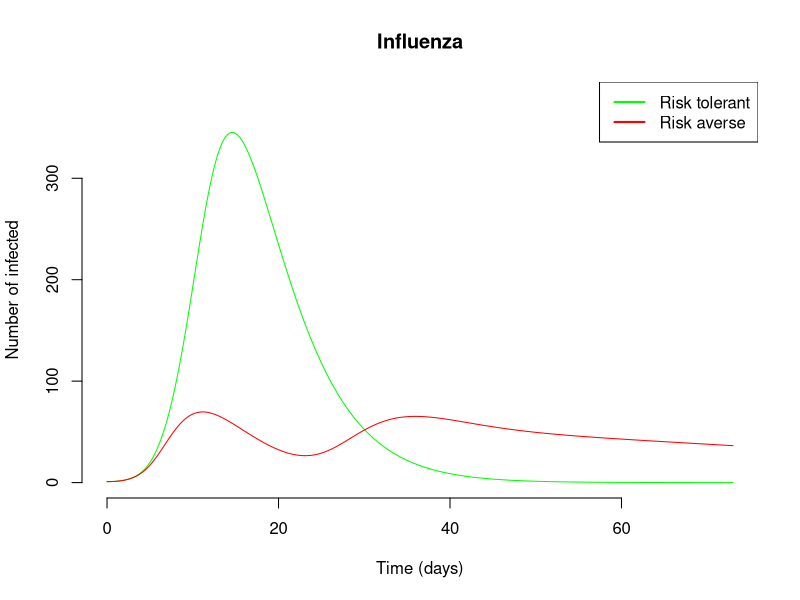
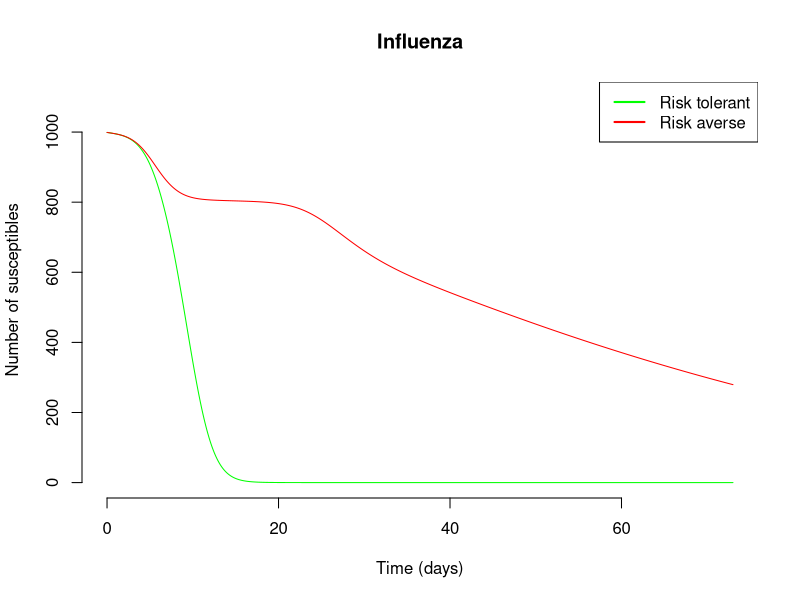

Here is the R script that generated these plots, in order:
library(deSolve)# Load libary to be used for numerical integration

seirv_params <- list(
  a = 50,
  c = 30,
  beta_AA = 2,
  beta_AT = 2,
  beta_TA = 2,
  beta_TT = 2,
  gamma = 1/4,#incubation rate 
  tau = 0,#loss immunity rate
  delta = 1/10,#recovery rate
  nu = 0,#vaccination rate
  b = 0,#birth rate
  epsilon = 0.1#disease death rate 
)

#Initial state
flu_zero <- c(S_A = 999, E_A = 0, I_A = 1, R_A = 0, V_A = 0,
              S_T = 999, E_T = 0, I_T = 1, R_T = 0, V_T = 0)


fn.control <- function(t, cMax, cRate, cHalf){
  min(1,1-cMax/(1+exp(-cRate*(t-cHalf))))
}

seirv <- function(t, y, parms){
  with(c(as.list(y), parms), {
    N_A <- S_A + E_A + I_A + R_A + V_A
    N_T <- S_T + E_T + I_T + R_T + V_T
    N <- N_A + N_T
    I <- I_A+I_T
    mu = b#background death rate
    # lambda_AA <- beta_AA*I_A/N_A; lambda_TA <- beta_TA*I_T/N_T;
    # lambda_TT <- beta_TT*I_T/N_T; lambda_AT <- beta_AT*I_A/N_A;
    # lambda_AA <- beta_AA * exp(-a*I_A/N_A); lambda_TA <- beta_TA * exp(-a*I_T/N_T);
    # lambda_TT <- beta_TT * exp(-a*I_T/N_T); lambda_AT <- beta_AT * exp(-a*I_A/N_A);
    lambda_AA <- beta_AA * exp(-a*I/N)* I_A/N_A; 
    lambda_TA <- beta_TA * exp(-c*I/N)*I_T/N_T;
    lambda_TT <- beta_TT*I_T/N_T ; 
    lambda_AT <- beta_AT *exp(-c*I/N)*I_A/N_A;
    #
    # FOI_AA <- lambda_AA * fn.control(t,1.0, 0.2,0.5) * (I_A+I_T)/(N_A+N_T); FOI_TA <- lambda_TA * fn.control(t,1.0, 0.2,0.5) * (I_A+I_T)/(N_A+N_T);
    # FOI_TT <- lambda_TT * fn.control(t,1.0, 0.2,0.5) * (I_A+I_T)/(N_A+N_T); FOI_AT <- lambda_AT * fn.control(t,1.0, 0.2,0.5) * (I_A+I_T)/(N_A+N_T);
    # FOI_AA <- lambda_AA * I/N; FOI_TA <- lambda_TA * I_T/N;
    # FOI_TT <- lambda_TT * I/N; FOI_AT <- lambda_AT * I_A/N;
    # risk averse
    dS_Adt <- (b*N_A + tau * V_A) - (mu + nu + lambda_AA + lambda_TA)*S_A 
    dE_Adt <- (lambda_AA + lambda_TA) * S_A - (gamma + mu) * E_A
    # dS_Adt <- (b*N_A + tau * V_A) - (mu + nu + FOI_AA + FOI_TA)*S_A
    # dE_Adt <- (FOI_AA + FOI_TA) * S_A - (gamma + mu) * E_A
    dI_Adt <- gamma * E_A - (delta + epsilon + mu) * I_A
    dR_Adt <- delta * I_A - mu * R_A
    dV_Adt <- nu * S_A - (tau + mu) * V_A
    #risk tolerant
    dS_Tdt <- (b*N_T + tau * V_T) - (mu + nu + lambda_TT + lambda_AT)*S_T
    dE_Tdt <- (lambda_TT + lambda_AT) * S_T - (gamma + mu) * E_T
    # dS_Tdt <- (b*N_T + tau * V_T) - (mu + nu + FOI_TT + FOI_AT)*S_T
    # dE_Tdt <- (FOI_TT + FOI_AT) * S_T - (gamma + mu) * E_T
    dI_Tdt <- gamma * E_T - (delta + epsilon + mu) * I_T
    dR_Tdt <- delta * I_T - mu * R_T
    dV_Tdt <- nu * S_T - (tau + mu) * V_T
    return(list(c(dS_Adt, dE_Adt, dI_Adt, dR_Adt, dV_Adt, dS_Tdt, dE_Tdt, dI_Tdt, dR_Tdt, dV_Tdt)))
  })
}

seirv(0.1, flu_zero, seirv_params)

#Set the time
num_years <- 0.2
time.out <- seq(0, num_years*365, by=0.1)

ts_seirv <- data.frame(lsoda(
  y = flu_zero,               # Initial conditions for population
  times = time.out,             # Timepoints for evaluation
  func = seirv,                   # Function to evaluate
  parms = seirv_params      # Vector of parameters
))


max_y <- max(c(max(ts_seirv$I_T), max(ts_seirv$I_A)))


plot(ts_seirv$time,               # Time on the x axis
     ts_seirv$I_T,                  # Number infected (I) on the y axis
     xlab = "Time (days)",     # Label the x axis
     ylab = "Number of infected",  # Label the y axis
     main = "Influenza",    # Plot title
     xlim = c(0, num_years*365),           #
     ylim = c(0, max_y * 1.1),
     col="green",
     type = "l",                # Use a line plot
     bty = "n")                 # Remove the box around the plot


lines(ts_seirv$time, ts_seirv$I_A, col="red")

legend("topright", legend = c("Risk tolerant", "Risk averse"), col = c("green", "red"), lwd = 2)

max_y <- max(c(max(ts_seirv$S_T), max(ts_seirv$S_A)))

plot(ts_seirv$time,               # Time on the x axis
     ts_seirv$S_T,                  # Number infected (I) on the y axis
     xlab = "Time (days)",     # Label the x axis
     ylab = "Number of susceptibles",  # Label the y axis
     main = "Influenza",    # Plot title
     xlim = c(0, num_years*365),           #
     ylim = c(0, max_y * 1.1),
     col="green",
     type = "l",                # Use a line plot
     bty = "n")                 # Remove the box around the plot


lines(ts_seirv$time, ts_seirv$S_A, col="red")

legend("topright", legend = c("Risk tolerant", "Risk averse"), col = c("green", "red"), lwd = 2)

##
# Plot the results
# out_long <- tidyr::pivot_longer(ts_seirv, cols = -time, names_to = "compartment", values_to = "value")
# 
# ggplot(out_long, aes(x = time, y = value, color = compartment)) +
#   geom_line() +
#   theme_bw()+
#   labs(title = "SEIR Model with Vaccination for Two Populations",
#        x = "Time (days)", y = "Number of individuals") +
#   theme_minimal()
# 
# head(ts_seirv, 20)
